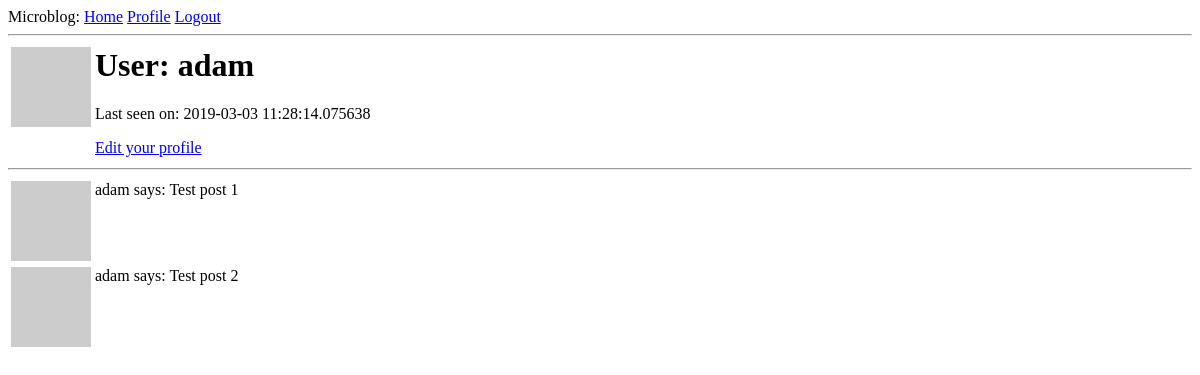
/user/adam (signed in), run on an earlier commit of the app's database.
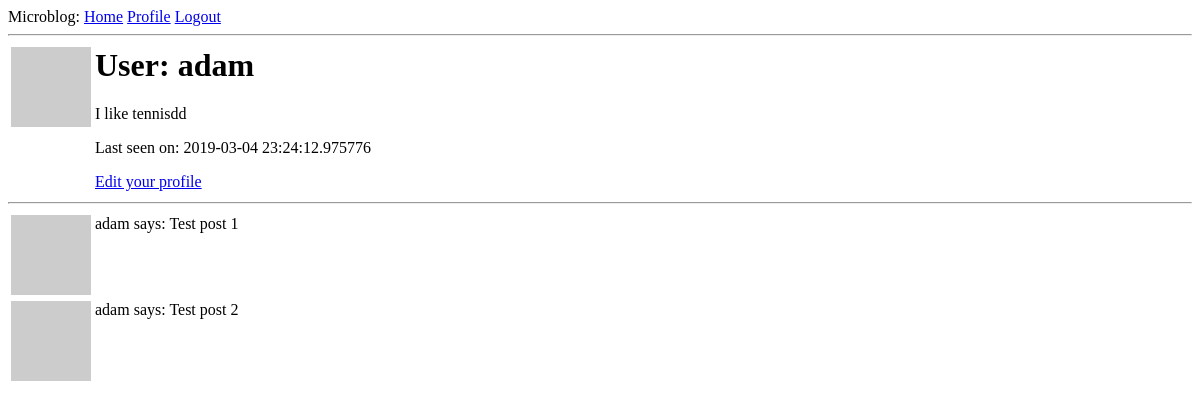
And on a later commit of the database.
### app/models.py (models this page shows, shortened)
class User(db.Model, UserMixin):
    id = db.Column(db.Integer, primary_key=True)
    username = db.Column(db.String(64), index=True, unique=True)
    email = db.Column(db.String(120), index=True, unique=True)
    password_hash = db.Column(db.String(128))
    posts = db.relationship('Post', backref='author', lazy='dynamic')
    about_me = db.Column(db.String(140))
    last_seen = db.Column(db.DateTime, default=datetime.utcnow)
    def avatar(self, size):
        digest = md5(self.email.lower().encode('utf-8')).hexdigest()
        return 'https://www.gravatar.com/avatar/{}?d=identicon&s={}'.format(digest, size)

### app/routes.py (the view)
@app.route('/user/<username>')  # Dynamic component
@login_required
def user(username):
    user = User.query.filter_by(username=username).first_or_404() # returns a db object
    posts = [
        {'author': user, 'body': "Test post 1"},
        {'author': user, 'body': "Test post 2"}
    ]
    return render_template('user.html', title='User', posts=posts, user=user)

### app/models.py (called while the page is built)
@login.user_loader # callback for current_user
def load_user(id):
    return User.query.get(int(id))  # puts the user in db session, gets it by primary key

### app/routes.py (called while the page is built)
@app.before_request
def before_request():
    if current_user.is_authenticated:
        current_user.last_seen = datetime.utcnow()
        db.session.commit()

### app/Templates/user.html
{% extends 'base.html' %}
{% block content %}
    <table>
        <tr valign="top">
            <td><img src="{{ user.avatar(100) }}"></td>
            <td>
                <h1>User: {{ user.username }}</h1>
                {% if user.about_me %}
                    <p>{{ user.about_me }}</p>
                {% endif %}
                {% if user.last_seen %}
                    <p>Last seen on: {{ user.last_seen }}</p>
                {% endif %}
                {% if user == current_user %}
                    <p><a href="{{ url_for('edit_profile') }}">Edit your profile</a> </p>
                {% endif %}
            </td>
        </tr>
    </table>
    <hr>
    {% for post in posts %}
        {% include '_post.html' %}
    {% endfor %}
{% endblock %}

### app/Templates/base.html (shortened to what this page needs)
<html>
    <head>
    </head>
    <body>
        <div>
            Microblog:
            <a href="{{ url_for('index') }}">Home</a>
            {% if not current_user.is_authenticated %}
                <a href="{{ url_for('login') }}">Login</a>
            {% else %}
                <a href="{{ url_for('user', username=current_user.username) }}">Profile</a>
                <a href="{{ url_for('logout') }}">Logout</a>
            {% endif %}
        </div>
        <hr>
        {% block content %}{% endblock %}
    </body>
</html>

### app/Templates/_post.html
<table>
    <tr valign="top">
        <td><img src="{{ post.author.avatar(36) }}"></td>
        <td>{{ post.author.username }} says: {{ post.body }}</td>
    </tr>
</table>

What changed in the data, as far as the page shows it:
changed User "adam": about_me (not shown) → "I like tennisdd"; last_seen "2019-03-03 11:28:14.075638" → "2019-03-04 23:24:12.975776"
